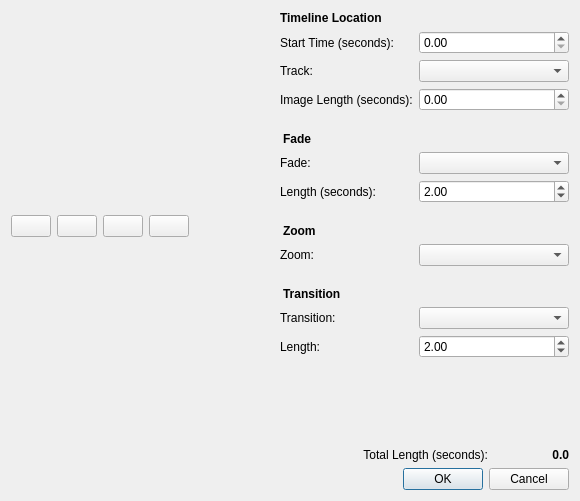
<?xml version="1.0" encoding="UTF-8"?>
<ui version="4.0">
 <class>Dialog</class>
 <widget class="QDialog" name="Dialog">
  <property name="geometry">
   <rect>
    <x>0</x>
    <y>0</y>
    <width>580</width>
    <height>501</height>
   </rect>
  </property>
  <property name="windowTitle">
   <string>Add To Timeline</string>
  </property>
  <property name="windowIcon">
   <iconset resource="../../../images/openshot.qrc">
    <normaloff>:/openshot.svg</normaloff>:/openshot.svg</iconset>
  </property>
  <property name="locale">
   <locale language="English" country="UnitedStates"/>
  </property>
  <layout class="QHBoxLayout" name="horizontalLayout">
   <item>
    <layout class="QVBoxLayout" name="vbox_parent">
     <item>
      <layout class="QVBoxLayout" name="verticalLayout">
       <item>
        <layout class="QHBoxLayout" name="horizontalLayout_2">
         <item>
          <layout class="QVBoxLayout" name="vboxTreeParent">
           <item>
            <layout class="QHBoxLayout" name="horizontalLayout_6">
             <item>
              <widget class="QPushButton" name="btnMoveUp">
               <property name="toolTip">
                <string>Move Up</string>
               </property>
               <property name="text">
                <string/>
               </property>
               <property name="icon">
                <iconset theme="go-up">
                 <normaloff/>
                </iconset>
               </property>
              </widget>
             </item>
             <item>
              <widget class="QPushButton" name="btnMoveDown">
               <property name="toolTip">
                <string>Move Down</string>
               </property>
               <property name="text">
                <string/>
               </property>
               <property name="icon">
                <iconset theme="go-down">
                 <normaloff/>
                </iconset>
               </property>
              </widget>
             </item>
             <item>
              <widget class="QPushButton" name="btnShuffle">
               <property name="toolTip">
                <string>Shuffle</string>
               </property>
               <property name="text">
                <string/>
               </property>
               <property name="icon">
                <iconset theme="view-refresh">
                 <normaloff/>
                </iconset>
               </property>
              </widget>
             </item>
             <item>
              <widget class="QPushButton" name="btnRemove">
               <property name="toolTip">
                <string>Remove</string>
               </property>
               <property name="text">
                <string/>
               </property>
               <property name="icon">
                <iconset theme="list-remove">
                 <normaloff/>
                </iconset>
               </property>
              </widget>
             </item>
             <item>
              <spacer name="horizontalSpacer">
               <property name="orientation">
                <enum>Qt::Horizontal</enum>
               </property>
               <property name="sizeHint" stdset="0">
                <size>
                 <width>40</width>
                 <height>20</height>
                </size>
               </property>
              </spacer>
             </item>
            </layout>
           </item>
          </layout>
         </item>
         <item>
          <layout class="QVBoxLayout" name="vbox_properties">
           <item>
            <widget class="QLabel" name="lblTimelineLocation">
             <property name="styleSheet">
              <string notr="true">font-weight: bold</string>
             </property>
             <property name="text">
              <string>Timeline Location</string>
             </property>
             <property name="margin">
              <number>0</number>
             </property>
            </widget>
           </item>
           <item>
            <layout class="QHBoxLayout" name="horizontalLayout_4">
             <item>
              <widget class="QLabel" name="lblStartTime">
               <property name="minimumSize">
                <size>
                 <width>100</width>
                 <height>0</height>
                </size>
               </property>
               <property name="styleSheet">
                <string notr="true"/>
               </property>
               <property name="text">
                <string>Start Time (seconds):</string>
               </property>
              </widget>
             </item>
             <item>
              <widget class="QDoubleSpinBox" name="txtStartTime">
               <property name="sizePolicy">
                <sizepolicy hsizetype="Preferred" vsizetype="Fixed">
                 <horstretch>0</horstretch>
                 <verstretch>0</verstretch>
                </sizepolicy>
               </property>
               <property name="minimumSize">
                <size>
                 <width>150</width>
                 <height>0</height>
                </size>
               </property>
               <property name="maximum">
                <double>999999999.000000000000000</double>
               </property>
              </widget>
             </item>
            </layout>
           </item>
           <item>
            <layout class="QHBoxLayout" name="horizontalLayout_3">
             <item>
              <widget class="QLabel" name="lblTrack">
               <property name="minimumSize">
                <size>
                 <width>100</width>
                 <height>0</height>
                </size>
               </property>
               <property name="styleSheet">
                <string notr="true"/>
               </property>
               <property name="text">
                <string>Track:</string>
               </property>
              </widget>
             </item>
             <item>
              <widget class="QComboBox" name="cmbTrack">
               <property name="minimumSize">
                <size>
                 <width>150</width>
                 <height>0</height>
                </size>
               </property>
              </widget>
             </item>
            </layout>
           </item>
           <item>
            <layout class="QHBoxLayout" name="horizontalLayout_11">
             <property name="topMargin">
              <number>0</number>
             </property>
             <item>
              <widget class="QLabel" name="label_3">
               <property name="minimumSize">
                <size>
                 <width>100</width>
                 <height>0</height>
                </size>
               </property>
               <property name="text">
                <string>Image Length (seconds):</string>
               </property>
              </widget>
             </item>
             <item>
              <widget class="QDoubleSpinBox" name="txtImageLength">
               <property name="sizePolicy">
                <sizepolicy hsizetype="Preferred" vsizetype="Fixed">
                 <horstretch>0</horstretch>
                 <verstretch>0</verstretch>
                </sizepolicy>
               </property>
               <property name="minimumSize">
                <size>
                 <width>150</width>
                 <height>0</height>
                </size>
               </property>
               <property name="maximum">
                <double>999999999.000000000000000</double>
               </property>
              </widget>
             </item>
            </layout>
           </item>
           <item>
            <widget class="QLabel" name="lblFade">
             <property name="styleSheet">
              <string notr="true">font-weight: bold; margin-top: 15px;</string>
             </property>
             <property name="text">
              <string>Fade</string>
             </property>
             <property name="margin">
              <number>0</number>
             </property>
            </widget>
           </item>
           <item>
            <layout class="QHBoxLayout" name="horizontalLayout_5">
             <item>
              <widget class="QLabel" name="lblFade1">
               <property name="styleSheet">
                <string notr="true"/>
               </property>
               <property name="text">
                <string>Fade:</string>
               </property>
              </widget>
             </item>
             <item>
              <widget class="QComboBox" name="cmbFade">
               <property name="minimumSize">
                <size>
                 <width>150</width>
                 <height>0</height>
                </size>
               </property>
              </widget>
             </item>
            </layout>
           </item>
           <item>
            <layout class="QHBoxLayout" name="horizontalLayout_8">
             <item>
              <widget class="QLabel" name="lblFadeLength">
               <property name="styleSheet">
                <string notr="true"/>
               </property>
               <property name="text">
                <string>Length (seconds):</string>
               </property>
              </widget>
             </item>
             <item>
              <widget class="QDoubleSpinBox" name="txtFadeLength">
               <property name="minimumSize">
                <size>
                 <width>150</width>
                 <height>0</height>
                </size>
               </property>
               <property name="maximum">
                <double>999999999.000000000000000</double>
               </property>
               <property name="value">
                <double>2.000000000000000</double>
               </property>
              </widget>
             </item>
            </layout>
           </item>
           <item>
            <widget class="QLabel" name="label">
             <property name="styleSheet">
              <string notr="true">font-weight: bold; margin-top: 15px;</string>
             </property>
             <property name="text">
              <string>Zoom</string>
             </property>
            </widget>
           </item>
           <item>
            <layout class="QHBoxLayout" name="horizontalLayout_7">
             <property name="topMargin">
              <number>0</number>
             </property>
             <item>
              <widget class="QLabel" name="label_2">
               <property name="text">
                <string>Zoom:</string>
               </property>
              </widget>
             </item>
             <item>
              <widget class="QComboBox" name="cmbZoom">
               <property name="minimumSize">
                <size>
                 <width>150</width>
                 <height>0</height>
                </size>
               </property>
              </widget>
             </item>
            </layout>
           </item>
           <item>
            <widget class="QLabel" name="lblTransition">
             <property name="styleSheet">
              <string notr="true">font-weight: bold; margin-top: 15px;</string>
             </property>
             <property name="text">
              <string>Transition</string>
             </property>
             <property name="margin">
              <number>0</number>
             </property>
            </widget>
           </item>
           <item>
            <layout class="QHBoxLayout" name="horizontalLayout_9">
             <item>
              <widget class="QLabel" name="lblTransition1">
               <property name="styleSheet">
                <string notr="true"/>
               </property>
               <property name="text">
                <string>Transition:</string>
               </property>
              </widget>
             </item>
             <item>
              <widget class="QComboBox" name="cmbTransition">
               <property name="minimumSize">
                <size>
                 <width>150</width>
                 <height>0</height>
                </size>
               </property>
               <property name="maximumSize">
                <size>
                 <width>150</width>
                 <height>16777215</height>
                </size>
               </property>
              </widget>
             </item>
            </layout>
           </item>
           <item>
            <layout class="QHBoxLayout" name="horizontalLayout_10">
             <item>
              <widget class="QLabel" name="lblTransitionLength">
               <property name="styleSheet">
                <string notr="true"/>
               </property>
               <property name="text">
                <string>Length:</string>
               </property>
              </widget>
             </item>
             <item>
              <widget class="QDoubleSpinBox" name="txtTransitionLength">
               <property name="minimumSize">
                <size>
                 <width>150</width>
                 <height>0</height>
                </size>
               </property>
               <property name="maximum">
                <double>999999999.000000000000000</double>
               </property>
               <property name="value">
                <double>2.000000000000000</double>
               </property>
              </widget>
             </item>
            </layout>
           </item>
           <item>
            <spacer name="verticalSpacer">
             <property name="orientation">
              <enum>Qt::Vertical</enum>
             </property>
             <property name="sizeHint" stdset="0">
              <size>
               <width>20</width>
               <height>40</height>
              </size>
             </property>
            </spacer>
           </item>
          </layout>
         </item>
        </layout>
       </item>
      </layout>
     </item>
     <item>
      <layout class="QHBoxLayout" name="horizontalLayout_12">
       <property name="topMargin">
        <number>0</number>
       </property>
       <item>
        <widget class="QLabel" name="lblTotalLength">
         <property name="sizePolicy">
          <sizepolicy hsizetype="Expanding" vsizetype="Preferred">
           <horstretch>0</horstretch>
           <verstretch>0</verstretch>
          </sizepolicy>
         </property>
         <property name="text">
          <string>Total Length (seconds):</string>
         </property>
         <property name="alignment">
          <set>Qt::AlignRight|Qt::AlignTrailing|Qt::AlignVCenter</set>
         </property>
        </widget>
       </item>
       <item>
        <widget class="QLabel" name="lblTotalLengthValue">
         <property name="sizePolicy">
          <sizepolicy hsizetype="Preferred" vsizetype="Preferred">
           <horstretch>0</horstretch>
           <verstretch>0</verstretch>
          </sizepolicy>
         </property>
         <property name="minimumSize">
          <size>
           <width>75</width>
           <height>0</height>
          </size>
         </property>
         <property name="styleSheet">
          <string notr="true">font-weight:bold;</string>
         </property>
         <property name="text">
          <string>0.0</string>
         </property>
         <property name="alignment">
          <set>Qt::AlignRight|Qt::AlignTrailing|Qt::AlignVCenter</set>
         </property>
        </widget>
       </item>
      </layout>
     </item>
     <item>
      <widget class="QDialogButtonBox" name="btnBox">
       <property name="standardButtons">
        <set>QDialogButtonBox::Cancel|QDialogButtonBox::Ok</set>
       </property>
       <property name="centerButtons">
        <bool>false</bool>
       </property>
      </widget>
     </item>
    </layout>
   </item>
  </layout>
 </widget>
 <resources>
  <include location="../../../images/openshot.qrc"/>
 </resources>
 <connections/>
</ui>
